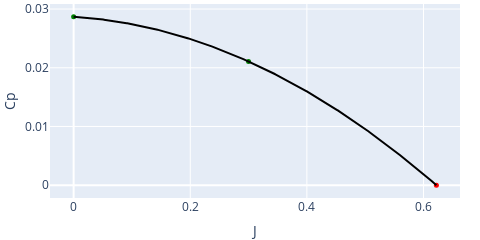
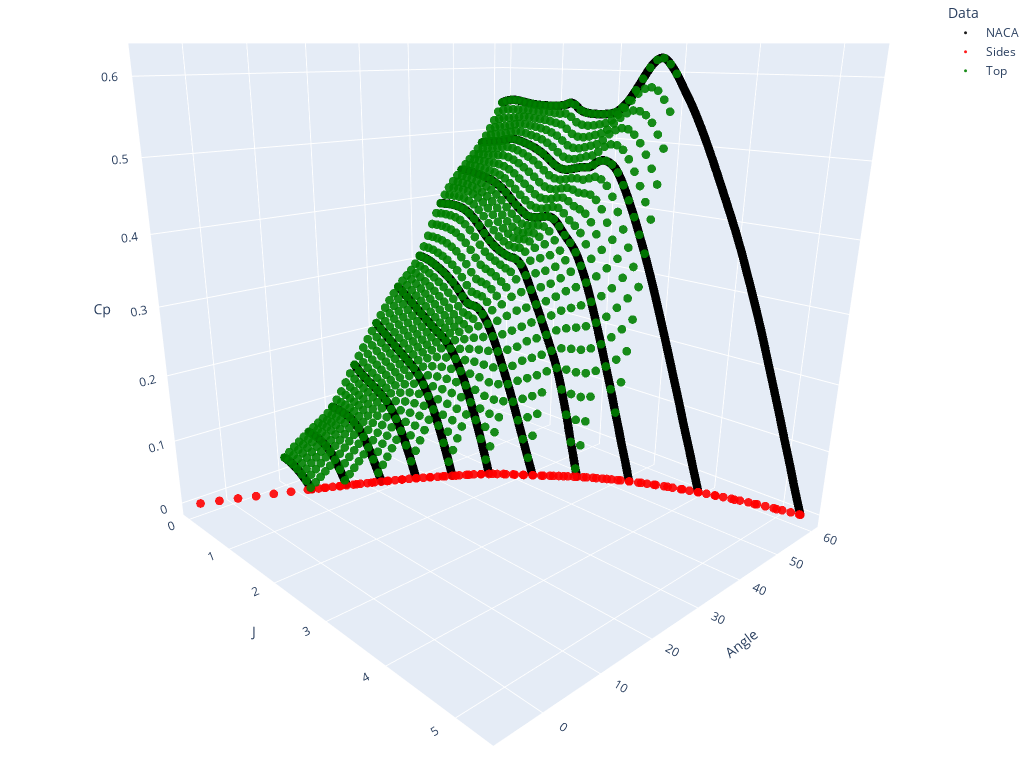

The notebook cell saved with these charts, in order:
### Code cell
prop = Cp(spinner=False, blades=3)
prop.bottom(z_vals=[0])
prop.densing()
prop.extrapolated_data()
prop.create_data()
prop.fit()
prop.densing()

prop.draw(y_max=60)

### Figure 1 — Plotly figure (JSON) as saved in the notebook; plotly's stock layout.template omitted (floating-point values rounded to 4 significant figures; data arrays with more than 128 entries replaced by an {"elided": "..."} marker saying what was removed)
{"data": [{"marker": {"color": "green", "size": 5}, "mode": "markers", "type": "scatter", "x": [0, 0.3], "y": [0.02868, 0.02108]}, {"marker": {"color": "red", "size": 5}, "mode": "markers", "type": "scatter", "x": [0.6221], "y": [0]}, {"line": {"color": "black"}, "type": "scatter", "x": {"elided": "624 float values"}, "y": {"elided": "624 float values"}}], "layout": {"height": 240, "margin": {"b": 0, "l": 20, "r": 20, "t": 0}, "showlegend": false, "width": 480, "xaxis": {"title": {"text": "J"}}, "yaxis": {"title": {"text": "Cp"}}}}

### Figure 2 — Plotly figure (JSON) as saved in the notebook; plotly's stock layout.template omitted (floating-point values rounded to 4 significant figures; data arrays with more than 128 entries replaced by an {"elided": "..."} marker saying what was removed)
{"data": [{"marker": {"color": "black", "opacity": 0.9, "size": 3}, "mode": "markers", "name": "NACA", "type": "scatter3d", "x": {"elided": "3067 float values"}, "y": {"elided": "3067 int values"}, "z": {"elided": "3067 float values"}}, {"marker": {"color": "red", "opacity": 0.9, "size": 3}, "mode": "markers", "name": "Sides", "type": "scatter3d", "x": [0.6221, 0.6646, 0.7074, 0.7505, 0.7939, 0.8377, 0.8818, 0.9263, 0.971, 1.016, 1.062, 1.107, 1.153, 1.2, 1.248, 1.299, 1.351, 1.405, 1.461, 1.517, 1.572, 1.626, 1.68, 1.735, 1.796, 1.865, 1.942, 2.026, 2.117, 2.207, 2.295, 2.382, 2.467, 2.551, 2.639, 2.733, 2.832, 2.937, 3.048, 3.167, 3.296, 3.434, 3.582, 3.739, 3.913, 4.104, 4.312, 4.537, 4.778, 5.037, 5.313, 0, 0.1, 0.2, 0.3, 0.4, 0.5, 0.6, 0.7, 0.8, 0.9, 1, 1.1, 1.2, 1.3, 1.4, 1.5, 1.6, 1.7, 1.8, 1.9, 2, 2.1, 2.2, 2.3, 2.4, 2.5, 2.6, 2.7, 2.8, 2.9, 3, 3.1, 3.2, 3.3, 3.4, 3.5, 3.6, 3.7, 3.8, 3.9, 4, 4.1, 4.2, 4.3, 4.4, 4.5, 4.6, 4.7, 4.8, 4.9, 5, 5.1, 5.2, 5.3], "y": [10, 11, 12, 13, 14, 15, 16, 17, 18, 19, 20, 21, 22, 23, 24, 25, 26, 27, 28, 29, 30, 31, 32, 33, 34, 35, 36, 37, 38, 39, 40, 41, 42, 43, 44, 45, 46, 47, 48, 49, 50, 51, 52, 53, 54, 55, 56, 57, 58, 59, 60, -5.577, -2.966, -0.3966, 2.131, 4.616, 7.059, 9.461, 11.82, 14.14, 16.41, 18.65, 20.84, 22.98, 25.03, 26.93, 28.72, 30.5, 32.28, 33.99, 35.5, 36.8, 37.9, 38.96, 40.06, 41.19, 42.37, 43.54, 44.65, 45.69, 46.67, 47.58, 48.44, 49.25, 50.03, 50.77, 51.46, 52.12, 52.74, 53.32, 53.89, 54.45, 54.98, 55.49, 55.99, 56.47, 56.93, 57.37, 57.8, 58.2, 58.59, 58.96, 59.31, 59.65, 59.96], "z": [0, 0, 0, 0, 0, 0, 0, 0, 0, 0, 0, 0, 0, 0, 0, 0, 0, 0, 0, 0, 0, 0, 0, 0, 0, 0, 0, 0, 0, 0, 0, 0, 0, 0, 0, 0, 0, 0, 0, 0, 0, 0, 0, 0, 0, 0, 0, 0, 0, 0, 0, 0, 0, 0, 0, 0, 0, 0, 0, 0, 0, 0, 0, 0, 0, 0, 0, 0, 0, 0, 0, 0, 0, 0, 0, 0, 0, 0, 0, 0, 0, 0, 0, 0, 0, 0, 0, 0, 0, 0, 0, 0, 0, 0, 0, 0, 0, 0, 0, 0, 0, 0, 0, 0, 0]}, {"marker": {"color": "green", "opacity": 0.9, "size": 3}, "mode": "markers", "name": "Top", "type": "scatter3d", "x": {"elided": "971 float values"}, "y": {"elided": "971 int values"}, "z": {"elided": "971 float values"}}], "layout": {"height": 768, "legend": {"font": {"size": 12}, "itemsizing": "trace", "title": {"text": "Data"}}, "margin": {"b": 0, "l": 0, "r": 0, "t": 0}, "scene": {"camera": {"center": {"y": -0.1, "z": -0.15}, "eye": {"x": 1.3, "y": -1.3, "z": 0.5}}, "xaxis": {"title": {"text": "J"}}, "yaxis": {"title": {"text": "Angle"}}, "zaxis": {"title": {"text": "Cp"}}}, "width": 1024}}
